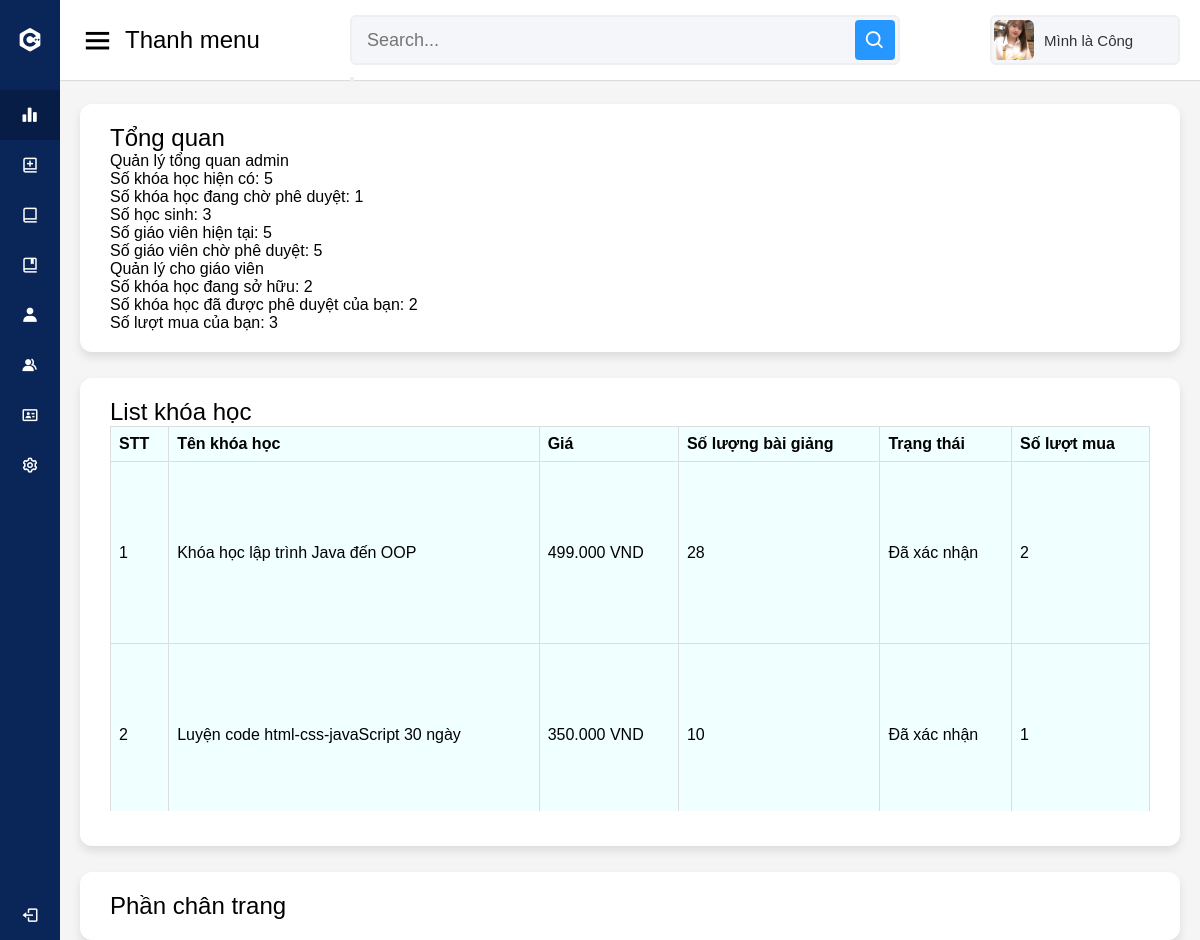
The app's page /admin/manage/overview_exam.php (signed in), older data.
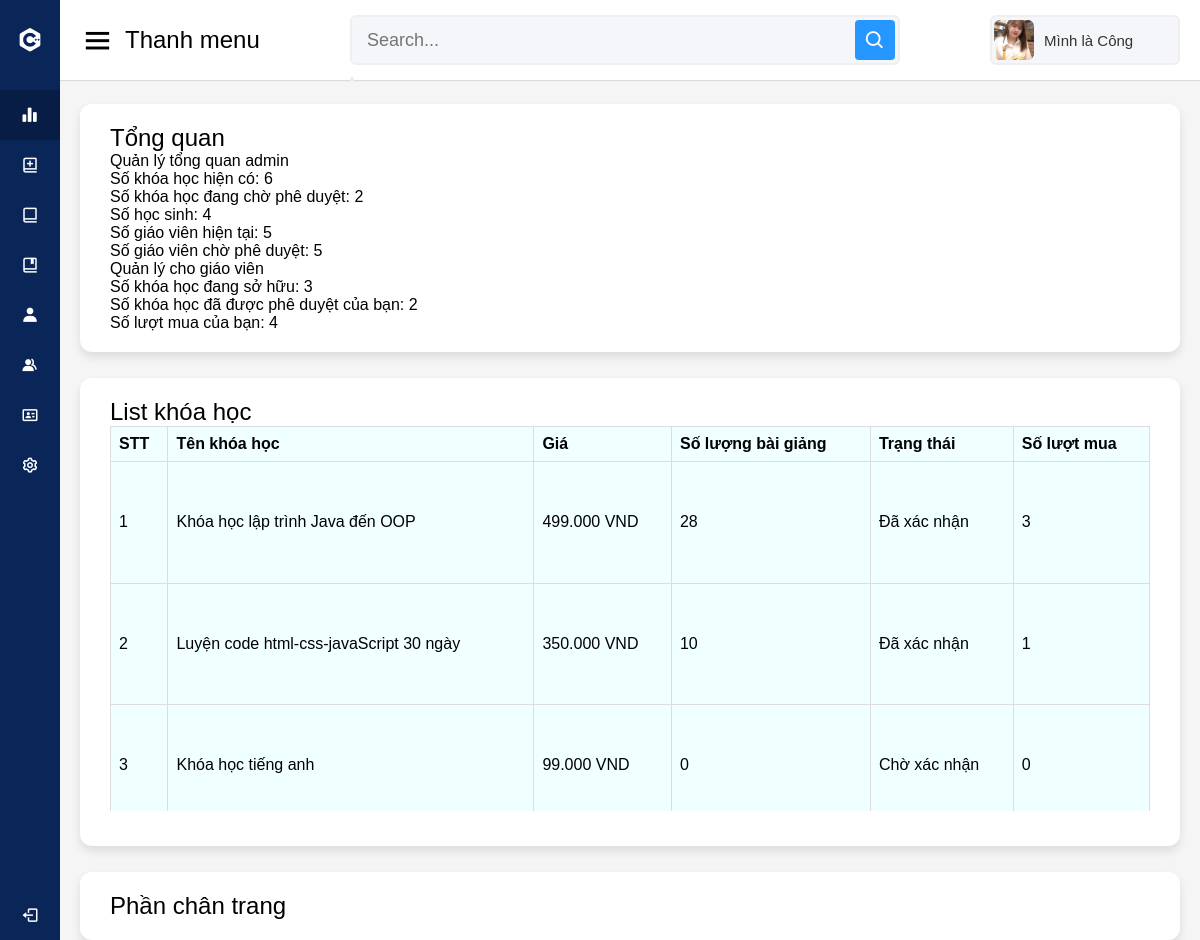
The same page, newer data.
### tables this page shows
CREATE TABLE `course` (
  `id_course` int(11) NOT NULL,
  `id_admin` int(11) NOT NULL,
  `name_course` varchar(100) NOT NULL,
  `description_course` text NOT NULL,
  `author` varchar(30) DEFAULT NULL,
  `image_course` varchar(150) NOT NULL,
  `status_course` int(11) NOT NULL,
  `price` int(11) NOT NULL,
  `created_at` timestamp NOT NULL DEFAULT CURRENT_TIMESTAMP
);

### admin/manage/overview_exam.php (the view, shortened to what this page needs)
<?php
require "../../public/connect_sql.php";
?>
<!DOCTYPE html>
<html lang="en">
<head>
    <link rel="stylesheet" href="../default/style.css">
    <link href='https://unpkg.com/boxicons@2.0.7/css/boxicons.min.css' rel='stylesheet'>
</head>
<body>
    <?php
    require "../default/option.php"
    ?>
    <section class="home-section">
        <?php
        require "../default/user.php"
        ?>
        <div class="home-content">
            <div class="sales-boxes">
                <div class="recent-sales box">
                    <div class="title">Tổng quan</div>
                    <p>
                        <?php
                        if ($_SESSION["lever"] == 2) {
                            print("Quản lý tổng quan admin<br>");
                            $result = mysqli_query($connection, "select count(*) as count from course");
                            print("Số khóa học hiện có: " . mysqli_fetch_array($result)["count"]);
                            print("<br>");
                            $result = mysqli_query($connection, "select count(*) as count from course where status_course=0");
                            print("Số khóa học đang chờ phê duyệt: " . mysqli_fetch_array($result)["count"]);
                            print("<br>");
                            $result = mysqli_query($connection, "select count(*) as count from user");
                            print("Số học sinh: " . mysqli_fetch_array($result)["count"]);
                            print("<br>");
                            $result = mysqli_query($connection, "select count(*) as count from admin");
                            print("Số giáo viên hiện tại: " . mysqli_fetch_array($result)["count"]);
                            print("<br>");
                            $result = mysqli_query($connection, "select count(*) as count from admin");
                            print("Số giáo viên chờ phê duyệt: " . mysqli_fetch_array($result)["count"]);
                            print("<br>");
                        }
                        ?>
                    </p>
                    <p>
                        Quản lý cho giáo viên<br>
                        <?php
                        $result = mysqli_query($connection, "select count(*) as count from course where id_admin = '{$_SESSION["id"]}'");
                        print("Số khóa học đang sở hữu: " . mysqli_fetch_array($result)["count"]);
                        print("<br>");
                        $result = mysqli_query($connection, "select count(*) as count from course where status_course=1 and id_admin = '{$_SESSION["id"]}'");
                        print("Số khóa học đã được phê duyệt của bạn: " . mysqli_fetch_array($result)["count"]);
                        print("<br>");
                        $sql = "select count(*) as count from oder where id_course in (select id_course from course where status_course=1 and id_admin = '{$_SESSION["id"]}')";
                        $result = mysqli_query($connection, $sql);
                        print("Số lượt mua của bạn: " . mysqli_fetch_array($result)["count"]);
                        print("<br>");
                        ?>
                    </p>
                </div>
            </div>
            <div class="sales-boxes"  style="margin-top: 26px">
                <div class="recent-sales box">
                    <div class="title">List khóa học</div>
                    <?php
                    if (!function_exists('currency_format')) {
                        function currency_format($number, $suffix = ' VND')
                        {
                            if (!empty($number)) {
                                return number_format($number, 0, ',', '.') . "{$suffix}";
                            }
                        }
                    }
                    require "../../public/connect_sql.php";
                    $id = $_SESSION['id'];
                    $sql = "SELECT course.*, COUNT(lesson.id_course) as number_course FROM `course`
                                LEFT OUTER JOIN lesson ON course.id_course = lesson.id_course
                                WHERE course.id_admin = '$id'
                                GROUP BY course.id_course";
                    $courses = mysqli_query($connection, $sql);
                    ?>
                    <div style="height: 90%;overflow-y: scroll;">
                        <table style="overflow-y: scroll; height: 50vh;">
                            <thead style="position: sticky; top: 0">
                                <tr>
                                    <th>STT</th>
                                    <th>Tên khóa học</th>
                                    <th>Giá</th>
                                    <th>Số lượng bài giảng</th>
                                    <th>Trạng thái</th>
                                    <th>Số lượt mua</th>
                                </tr>
                            </thead>
                            <?php foreach ($courses
                                as $index => $course) { ?>
                                <tr>
                                    <td>
                                        <?php echo $index + 1; ?>
                                    </td>
                                    <td>
                                        <?php echo $course['name_course'] ?>
                                    </td>
                                    <td>
                                        <?php echo currency_format($course['price']) ?>
                                    </td>
                                    <td>
                                        <?php echo $course['number_course'] ?>
                                    </td>
                                    <td>
                                        <?php
                                        if ($course['status_course'] == 0) {
                                            echo "Chờ xác nhận";
                                        } else {
                                            echo "Đã xác nhận";
                                        }
                                        ?>
                                    </td>
                                    <td>
                                        <?php
                                        $sql = "select count(*) as count from oder where id_course = '{$course['id_course']}'";
                                        $result = mysqli_query($connection, $sql);
                                        print(mysqli_fetch_array($result)["count"]);
                                        ?>
                                    </td>
                                <?php } ?>
                        </table>
                    </div>
                </div>
            </div>
            <?php require "../default/footer.php" ?>
        </div>
    </section>
</body>
</html>

### admin/default/option.php
<div class="sidebar">
    <div class="logo-details">
      <i class='bx bxl-c-plus-plus'></i>
      <span class="logo_name">Cong Shop!</span>
    </div>
      <ul class="nav-links">
        <li>
          <a href="../manage/overview_exam.php" id="course-overview">
            <i class='bx bxs-bar-chart-alt-2'></i>
            <span class="links_name">Tổng quan</span>
          </a>
        </li>
        <li>
          <a href="./course_add.php" id="course-add">
            <i class='bx bx-book-add'></i>
            <span class="links_name">Thêm khóa học mới</span>
          </a>
        </li>
        <li>
          <a href="./course_manager.php" id="course-manager">
            <i class='bx bx-book-alt'></i>
            <span class="links_name">Khóa học của tôi</span>
          </a>
        </li>
        <?php if ($_SESSION['lever'] == 2) { ?>
        <li>
          <a href="./course_manager_admin.php" id="course-manager-admin">
            <i class='bx bx-book-bookmark'></i>
            <span class="links_name">Quản lý khóa học(admin)</span>
          </a>
        </li>
        <li>
          <a href="#">
            <i class='bx bxs-user'></i>
            <span class="links_name">Quản lý người dùng</span>
          </a>
        </li>
        <li>
          <a href="./employee_manager.php" id="employee-manager">
          <i class='bx bxs-group'></i>
            <span class="links_name">Quản lý nhân sự</span>
          </a>
        </li>
        <li>
          <a href="./employee_analysis.php" id='employee-analysis'>
            <i class='bx bx-id-card'></i>
            <span class="links_name">Phân tích tài chính</span>
          </a>
        </li>
        <?php } ?>
        <li>
          <a href="./my_account.php" id='my-account'>
            <i class='bx bx-cog' ></i>
            <span class="links_name">Cài đặt tài khoản</span>
          </a>
        </li>
        <li class="log_out">
          <a href="../processing/logout.php">
            <i class='bx bx-log-out'></i>
            <span class="links_name">Đăng xuất</span>
          </a>
        </li>
      </ul>
  </div>

### admin/default/user.php
<nav>
  <div class="sidebar-button">
    <i class='bx bx-menu sidebarBtn'></i>
    <span class="dashboard">Thanh menu</span>
  </div>
  <form class="search-box" action="">
    <input type="text" name="search" placeholder="Search...">
    <button style="cursor: pointer"><i class='bx bx-search'></i></button>
  </form>
  <div class="profile-details">
    <?php if ($_SESSION['image'] == "none") { ?>
      <img width="100%" src="../../public/images/default/avata.png" alt="">
    <?php } else { ?>
      <img width="100%" src="../../public/images/upload/<?php echo $_SESSION['image'] ?>" alt="">
    <?php } ?>
    <span class="admin_name">
      <?php echo $_SESSION['user'] ?>
    </span>
  </div>
</nav>

### admin/default/footer.php
<div class="sales-boxes" style="margin-top: 26px">
    <div class="recent-sales box">
        <div class="title">Phần chân trang</div>
    </div>
</div>

### admin/default/style.css (style rules this page uses)
* { margin: 0; padding: 0; box-sizing: border-box; font-family: sans-serif; scroll-behavior: smooth; }
.sidebar { position: fixed; height: 100%; width: 240px; background: #0A2558; transition: all 0.5s ease; }
.sidebar .logo-details { height: 80px; display: flex; align-items: center; }
.sidebar .logo-details i { font-size: 28px; font-weight: 500; color: #fff; min-width: 60px; text-align: center }
.sidebar .logo-details .logo_name { color: #fff; font-size: 24px; font-weight: 500; }
.sidebar .nav-links { margin-top: 10px; }
.sidebar .nav-links li { position: relative; list-style: none; height: 50px; }
.sidebar .nav-links li a { height: 100%; width: 100%; display: flex; align-items: center; text-decoration: none; transition: all 0.4s ease; }
.sidebar .nav-links li i { min-width: 60px; text-align: center; font-size: 18px; color: #fff; }
.sidebar .nav-links li a .links_name { color: #fff; font-size: 15px; font-weight: 400; white-space: nowrap; }
.sidebar .nav-links .log_out { position: absolute; bottom: 0; width: 100%; }
.home-section { position: relative; background: #f5f5f5; min-height: 100vh; width: calc(100% - 240px); left: 240px; transition: all 0.5s ease; }
.home-section nav { display: flex; justify-content: space-between; height: 80px; background: #fff; display: flex; align-items: center; position: fixed; width: calc(100% - 240px); left: 240px; z-index: 100; padding: 0 20px; box-shadow: 0 1px 1px rgba(0, 0, 0, 0.1); transition: all 0.5s ease; }
.home-section nav .sidebar-button { display: flex; align-items: center; font-size: 24px; font-weight: 500; }
nav .sidebar-button i { font-size: 35px; margin-right: 10px; }
.home-section nav .search-box { position: relative; height: 50px; max-width: 550px; width: 100%; margin: 0 20px; }
nav .search-box input { height: 100%; width: 100%; outline: none; background: #F5F6FA; border: 2px solid #EFEEF1; border-radius: 6px; font-size: 18px; padding: 0 15px; }
nav .search-box .bx-search { position: absolute; height: 40px; width: 40px; background: #2697FF; right: 5px; top: 50%; transform: translateY(-50%); border-radius: 4px; line-height: 40px; text-align: center; color: #fff; font-size: 22px; transition: all 0.4 ease; }
.home-section nav .profile-details { display: flex; align-items: center; background: #F5F6FA; border: 2px solid #EFEEF1; border-radius: 6px; height: 50px; min-width: 190px; padding: 0 15px 0 2px; }
nav .profile-details img { height: 40px; width: 40px; border-radius: 6px; object-fit: cover; }
nav .profile-details .admin_name { font-size: 15px; font-weight: 500; color: #333; margin: 0 10px; white-space: nowrap; }
.home-section .home-content { position: relative; padding-top: 104px; }
.home-content .sales-boxes { display: flex; justify-content: space-between; }
.home-content .sales-boxes .recent-sales { width: 100%; background: #fff; padding: 20px 30px; margin: 0 20px; border-radius: 12px; box-shadow: 0 5px 10px rgba(0, 0, 0, 0.1); }
.sales-boxes .box .title { font-size: 24px; font-weight: 500; }
@media (max-width: 1240px) { .sidebar { width: 60px; } }
@media (max-width: 1240px) { .home-section { width: calc(100% - 60px); left: 60px; } }
@media (max-width: 1240px) { .home-section nav { width: calc(100% - 60px); left: 60px; } }

### admin/manage/overview_exam.php (style rules this page uses)
#course-overview { background: #081D45; }
table { border-collapse: collapse; width: 100%; }
td, th { border: 1px solid #dddddd; background: azure; text-align: left; padding: 8px; }

Row changes from the older to the newer data that the page shows:
computed for course "Khóa học lập trình Java đến OOP": count "2" → "3"
added course: name_course "Khóa học tiếng anh", price "99.000 VND", number_course "0", status_course "Chờ xác nhận", count "0"
Text that changed along with them:
mysqli_fetch_array($result)["count"]: "5" → "6"
mysqli_fetch_array($result)["count"]: "1" → "2"
mysqli_fetch_array($result)["count"]: "3" → "4"
mysqli_fetch_array($result)["count"]: "2" → "3"
